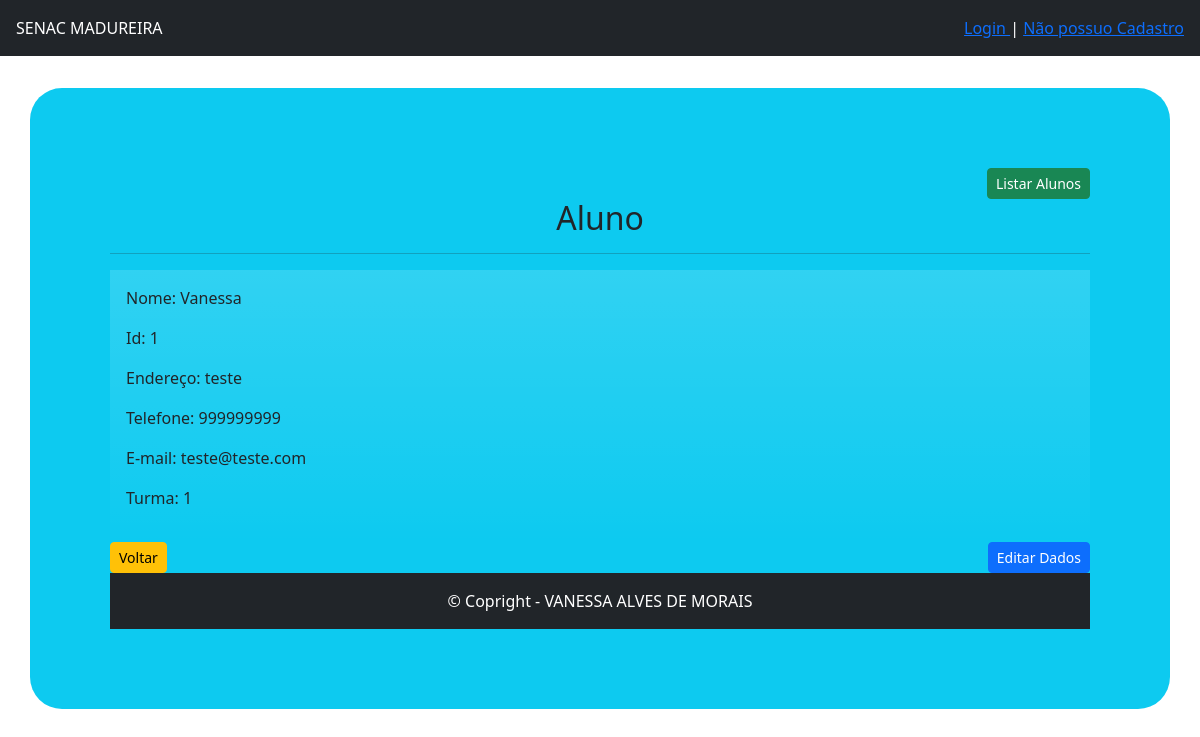
Page /Alunos/visualizarAluno.php?idAluno=1 on the committed database.
### tables this page shows
CREATE TABLE `alunos` (
  `id` int(11) NOT NULL,
  `nome` varchar(60) NOT NULL,
  `email` varchar(100) NOT NULL,
  `endereco` varchar(100) NOT NULL,
  `telefone` varchar(14) NOT NULL,
  `turma` int(11) NOT NULL
);

### Alunos/visualizarAluno.php (the view, shortened to what this page needs)
<?php
include "../conexao.php";
include "../controle.php";
$erro =0;
if (isset($_GET['idAluno'])){
    $idAluno= $_GET['idAluno'];
    $sql ="select * from alunos where id =$idAluno";
    $seleciona =mysqli_query($conexao,$sql);
    $exibe =mysqli_fetch_array($seleciona);
    $nome =$exibe['nome'];
    $endereco =$exibe['endereco'];
    $telefone =$exibe['telefone'];
    $email =$exibe['email'];
    $turma =$exibe['turma'];
}
else{
    $erro ++;
}
?>
<!doctype html>
<html lang="pt-br">
<head>
    <link href="https://cdn.jsdelivr.net/npm/bootstrap@5.2.0/dist/css/bootstrap.min.css" rel="stylesheet">
    <link rel="stylesheet" href="css/style.css">
</head>
<body>
    <div class="container bg-info pag">
        <div class="text-end">
            <a href="listarAluno.php"><button type="button" class="btn btn-success btn-sm">Listar Alunos</button></a>
        </div>
        <h2>Aluno</h2>
        <hr>
        <div class="container text-start bg-gradient p-3">
            <?php
            if (!$erro){
                echo "
                    <p> Nome: $nome</p>
                    <p> Id: $idAluno</p>
                    <p> Endereço: $endereco</p>
                    <p> Telefone: $telefone</p>
                    <p> E-mail: $email</p>
                    <p> Turma: $turma</p>
                ";
            }
            else{
                echo "
                <p> Nenhum Aluno foi selecionado! </p>
                <p> Clique em Listar Alunos para selecionar um Aluno
                ";
            }
            ?>
        </div>
        <div class="row">
            <div class="col text-start">
                <a href="listarAluno.php"><button type="button" class="btn btn-warning btn-sm">Voltar</button></a>
            </div>
            <div class="col text-end">
                <a href="editarAluno.php idAluno=<?php echo $idAluno; ?>>"><button type="button" class="btn btn-primary btn-sm">Editar Dados</button></a>
            </div>
    </div>
    <?php
    include "../footer.php";
    ?>

### css/style.css (style rules this page uses)
.pag { margin-top: 2em; padding: 5em; border-radius: 2em; text-align: center; margin-bottom: 5em; }

### rows in the picture
alunos: nome "Vanessa", endereco "teste", telefone "999999999", email "teste@teste.com", turma "1"

### other values in the picture
$idAluno "1"
